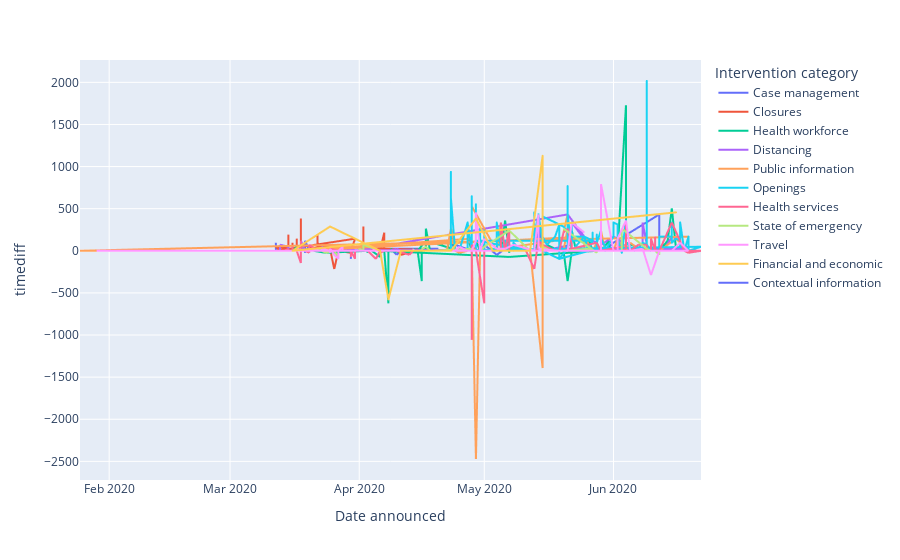

Notebook cell for this chart:
### Markdown cell above
#### Time difference between the date announced and date implemented

### Code cell
# Time difference between date announced and date implemented.

intervention_scan_data['timediff'] = ((intervention_scan_data['Date implemented'] - intervention_scan_data['Date announced']).dt.total_seconds().fillna(0))//3600

# Timediff between date announced and date implemented

px.line(intervention_scan_data, x = 'Date announced', y = 'timediff', color = 'Intervention category')
